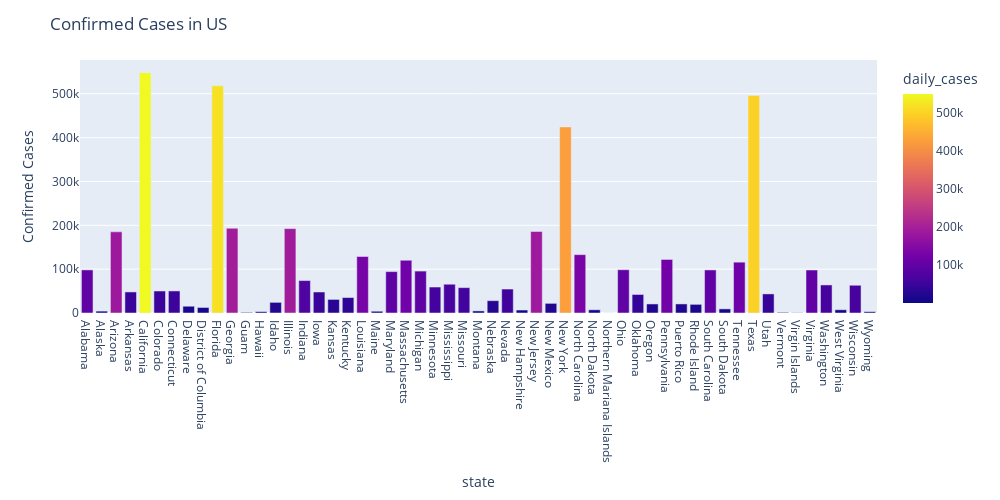

Source (notebook cell):
### Code cell
fig = px.bar(state_agg_df, x='state', y='daily_cases', color='daily_cases', height=500, width = 1000)
#fig = px.line(us_agg_df, x='date', y='deaths', color='cases', height=500)

fig.update_layout(title='Confirmed Cases in US',
                 xaxis_title="state",
                 yaxis_title="Confirmed Cases")

### Figure 1 — Plotly figure (JSON) as saved in the notebook; plotly's stock layout.template omitted (floating-point values rounded to 4 significant figures)
{"data": [{"alignmentgroup": "True", "hovertemplate": "state=%{x}<br>daily_cases=%{marker.color}<extra></extra>", "legendgroup": "", "marker": {"color": [98301, 4294, 185104, 48039, 548142, 50172, 50320, 15445, 12589, 518067, 193276, 1380, 3095, 24267, 192482, 73988, 47923, 30966, 35213, 128864, 4016, 94395, 120291, 95632, 59226, 65622, 57845, 4771, 28106, 54633, 6779, 185914, 21979, 424349, 133088, 7331, 80, 98676, 42235, 20658, 122096, 20686, 19738, 98219, 9371, 115940, 496237, 43530, 1448, 528, 98061, 63976, 7435, 63256, 3001], "coloraxis": "coloraxis"}, "name": "", "offsetgroup": "", "orientation": "v", "showlegend": false, "textposition": "auto", "type": "bar", "x": ["Alabama", "Alaska", "Arizona", "Arkansas", "California", "Colorado", "Connecticut", "Delaware", "District of Columbia", "Florida", "Georgia", "Guam", "Hawaii", "Idaho", "Illinois", "Indiana", "Iowa", "Kansas", "Kentucky", "Louisiana", "Maine", "Maryland", "Massachusetts", "Michigan", "Minnesota", "Mississippi", "Missouri", "Montana", "Nebraska", "Nevada", "New Hampshire", "New Jersey", "New Mexico", "New York", "North Carolina", "North Dakota", "Northern Mariana Islands", "Ohio", "Oklahoma", "Oregon", "Pennsylvania", "Puerto Rico", "Rhode Island", "South Carolina", "South Dakota", "Tennessee", "Texas", "Utah", "Vermont", "Virgin Islands", "Virginia", "Washington", "West Virginia", "Wisconsin", "Wyoming"], "xaxis": "x", "y": [98301, 4294, 185104, 48039, 548142, 50172, 50320, 15445, 12589, 518067, 193276, 1380, 3095, 24267, 192482, 73988, 47923, 30966, 35213, 128864, 4016, 94395, 120291, 95632, 59226, 65622, 57845, 4771, 28106, 54633, 6779, 185914, 21979, 424349, 133088, 7331, 80, 98676, 42235, 20658, 122096, 20686, 19738, 98219, 9371, 115940, 496237, 43530, 1448, 528, 98061, 63976, 7435, 63256, 3001], "yaxis": "y"}], "layout": {"barmode": "relative", "coloraxis": {"colorbar": {"title": {"text": "daily_cases"}}, "colorscale": [[0, "#0d0887"], [0.1111, "#46039f"], [0.2222, "#7201a8"], [0.3333, "#9c179e"], [0.4444, "#bd3786"], [0.5556, "#d8576b"], [0.6667, "#ed7953"], [0.7778, "#fb9f3a"], [0.8889, "#fdca26"], [1, "#f0f921"]]}, "height": 500, "legend": {"tracegroupgap": 0}, "margin": {"t": 60}, "title": {"text": "Confirmed Cases in US"}, "width": 1000, "xaxis": {"anchor": "y", "domain": [0, 1], "title": {"text": "state"}}, "yaxis": {"anchor": "x", "domain": [0, 1], "title": {"text": "Confirmed Cases"}}}}
